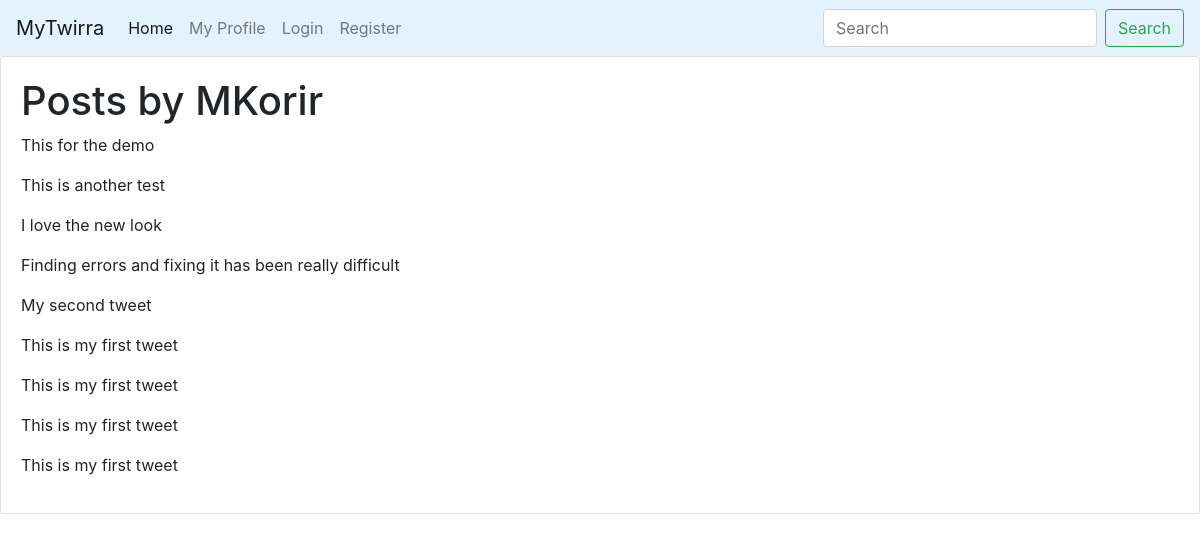
/user/MKorir/, run on an earlier commit of the app's database.
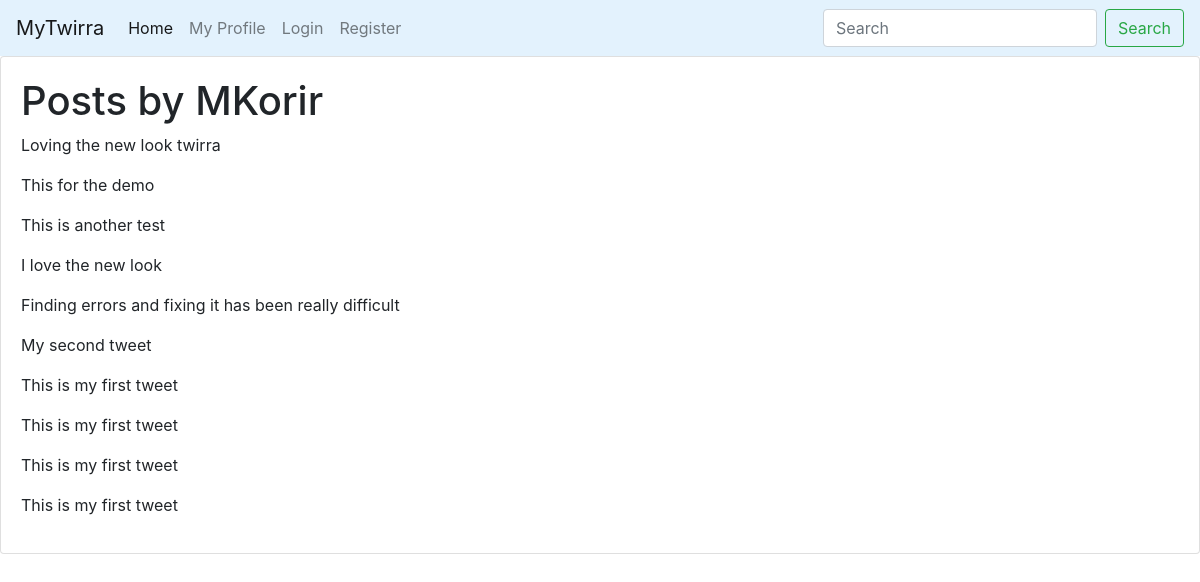
And on a later commit of the database.
### twirra/models.py (models this page shows, shortened)
class Post(models.Model):
    author = models.ForeignKey(User, on_delete=models.CASCADE)
    content = models.CharField(max_length=280)
    date_posted = models.DateTimeField(default=timezone.now)

### twirra/views.py (the view)
# urls.py: path('user/<str:username>/', UserPostListView.as_view(), name='user-posts'),
class UserPostListView(ListView):
    model = Post
    template_name = 'twirra/user_posts.html'
    context_object_name = 'posts'
    def get_queryset(self):
        user = get_object_or_404(User, username=self.kwargs.get('username'))
        return Post.objects.filter(author=user).order_by('-date_posted')

### twirra/templates/twirra/user_posts.html
{% extends "twirra/base.html" %}
{% block content %}
<div class="card">
    <div class="card-body">
        <h1> Posts by {{ view.kwargs.username }}</h1>
    {% for post in posts %}
        <p>{{ post.content }}</p>
    {% endfor %}
    </div>
</div>
{% endblock content %}

What changed in the data, as far as the page shows it:
added Post: content "Loving the new look twirra"
